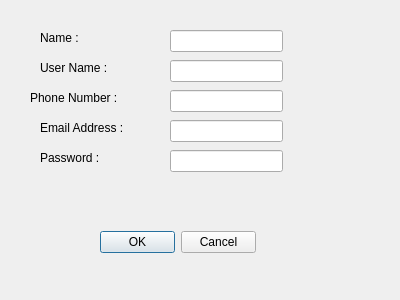
<?xml version="1.0" encoding="UTF-8"?>
<ui version="4.0">
 <class>SignupDialog</class>
 <widget class="QDialog" name="SignupDialog">
  <property name="geometry">
   <rect>
    <x>0</x>
    <y>0</y>
    <width>400</width>
    <height>300</height>
   </rect>
  </property>
  <property name="windowTitle">
   <string>Dialog</string>
  </property>
  <widget class="QLabel" name="label">
   <property name="geometry">
    <rect>
     <x>40</x>
     <y>30</y>
     <width>49</width>
     <height>16</height>
    </rect>
   </property>
   <property name="text">
    <string>Name : </string>
   </property>
  </widget>
  <widget class="QLabel" name="label_2">
   <property name="geometry">
    <rect>
     <x>40</x>
     <y>60</y>
     <width>81</width>
     <height>16</height>
    </rect>
   </property>
   <property name="text">
    <string>User Name : </string>
   </property>
  </widget>
  <widget class="QLabel" name="label_3">
   <property name="geometry">
    <rect>
     <x>30</x>
     <y>90</y>
     <width>101</width>
     <height>16</height>
    </rect>
   </property>
   <property name="text">
    <string>Phone Number : </string>
   </property>
  </widget>
  <widget class="QLabel" name="label_4">
   <property name="geometry">
    <rect>
     <x>40</x>
     <y>120</y>
     <width>91</width>
     <height>16</height>
    </rect>
   </property>
   <property name="text">
    <string>Email Address : </string>
   </property>
  </widget>
  <widget class="QLabel" name="label_5">
   <property name="geometry">
    <rect>
     <x>40</x>
     <y>150</y>
     <width>71</width>
     <height>16</height>
    </rect>
   </property>
   <property name="text">
    <string>Password :</string>
   </property>
  </widget>
  <widget class="QLineEdit" name="name">
   <property name="geometry">
    <rect>
     <x>170</x>
     <y>30</y>
     <width>113</width>
     <height>22</height>
    </rect>
   </property>
  </widget>
  <widget class="QLineEdit" name="username">
   <property name="geometry">
    <rect>
     <x>170</x>
     <y>60</y>
     <width>113</width>
     <height>22</height>
    </rect>
   </property>
  </widget>
  <widget class="QLineEdit" name="phone">
   <property name="geometry">
    <rect>
     <x>170</x>
     <y>90</y>
     <width>113</width>
     <height>22</height>
    </rect>
   </property>
  </widget>
  <widget class="QLineEdit" name="email">
   <property name="geometry">
    <rect>
     <x>170</x>
     <y>120</y>
     <width>113</width>
     <height>22</height>
    </rect>
   </property>
  </widget>
  <widget class="QLineEdit" name="password">
   <property name="geometry">
    <rect>
     <x>170</x>
     <y>150</y>
     <width>113</width>
     <height>22</height>
    </rect>
   </property>
  </widget>
  <widget class="QDialogButtonBox" name="buttonBox">
   <property name="geometry">
    <rect>
     <x>100</x>
     <y>230</y>
     <width>156</width>
     <height>24</height>
    </rect>
   </property>
   <property name="standardButtons">
    <set>QDialogButtonBox::Cancel|QDialogButtonBox::Ok</set>
   </property>
  </widget>
 </widget>
 <resources/>
 <connections/>
</ui>
